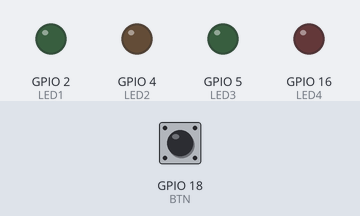
This sketch was run on a simulated ESP32. Shown: output pins drawn as LEDs (lit = HIGH). The inputs (shaded band) are chosen by the test bench; at power-on: GPIO 18 (BTN) HIGH.

Above: at 1.2 s.
1.3 s: GPIO 18 (BTN) pulled LOW for 0.15 s
At 2.1 s:
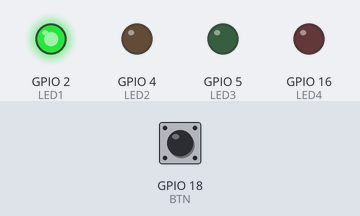
4.4 s: GPIO 18 (BTN) pulled LOW for 1 s
At 7.1 s:
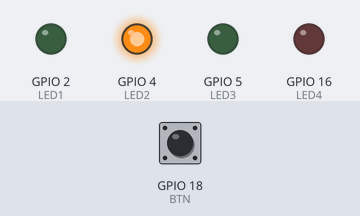
8.4 s: GPIO 18 (BTN) pulled LOW for 3.2 s
At 12.1 s:
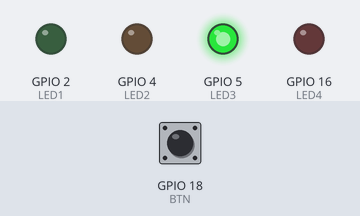
Timing chart, 0 to 14.8 s (numbered marks = the images above; inputs shaded):
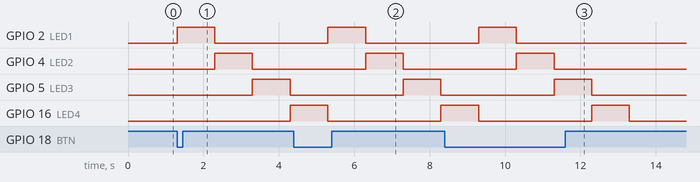

The sketch:

sketch.ino
```cpp
#include "funciones.h"

void setup() {
    configuracion();
}

void loop() {
  espera();
    if (flag) {
        secuencia();
    }
}
```

funciones.cpp
```cpp
#include "funciones.h"

bool flag = false;

void configuracion() {
    Serial.begin(BAUDRATE);
    pinMode(LED1, OUTPUT);
    pinMode(LED2, OUTPUT);
    pinMode(LED3, OUTPUT);
    pinMode(LED4, OUTPUT);
    pinMode(BTN, INPUT_PULLUP); // Botón con resistencia interna

    digitalWrite(LED1, LOW);
    digitalWrite(LED2, LOW);
    digitalWrite(LED3, LOW);
    digitalWrite(LED4, LOW);
}

void espera() {
    if (digitalRead(BTN) == LOW) {
        flag = true;
    } else {
        flag = false;
    }
}

void secuencia() {
    digitalWrite(LED1, HIGH);
    delay(DELAY);
    digitalWrite(LED1, LOW);

    digitalWrite(LED2, HIGH);
    delay(DELAY);
    digitalWrite(LED2, LOW);

    digitalWrite(LED3, HIGH);
    delay(DELAY);
    digitalWrite(LED3, LOW);

    digitalWrite(LED4, HIGH);
    delay(DELAY);
    digitalWrite(LED4, LOW);
}
```

funciones.h
```cpp
#ifndef FUNCIONES_H
#define FUNCIONES_H
#include <Arduino.h>

#define DELAY 1000
#define LED1 2
#define LED2 4
#define LED3 5
#define LED4 16
#define BTN 18
#define BAUDRATE 9600

extern bool flag;

void configuracion();
void espera();
void secuencia();

#endif
```

Measured:
- after the input at 1.3 s, GPIO 2 (LED1): LOW → HIGH at once, → LOW 1.0 s later; GPIO 4 (LED2): LOW → HIGH after 1.0 s, → LOW 1.0 s later; GPIO 5 (LED3): LOW → HIGH after 2.0 s, → LOW 1.0 s later; GPIO 16 (LED4): LOW → HIGH after 3.0 s
- after the input at 4.4 s, GPIO 2 (LED1): LOW → HIGH after 0.90 s, → LOW 1.0 s later; GPIO 4 (LED2): LOW → HIGH after 1.9 s, → LOW 1.0 s later; GPIO 5 (LED3): LOW → HIGH after 2.9 s, → LOW 1.0 s later
- after the input at 8.4 s, GPIO 2 (LED1): LOW → HIGH after 0.90 s, → LOW 1.0 s later; GPIO 4 (LED2): LOW → HIGH after 1.9 s, → LOW 1.0 s later; GPIO 5 (LED3): LOW → HIGH after 2.9 s, → LOW 1.0 s later
